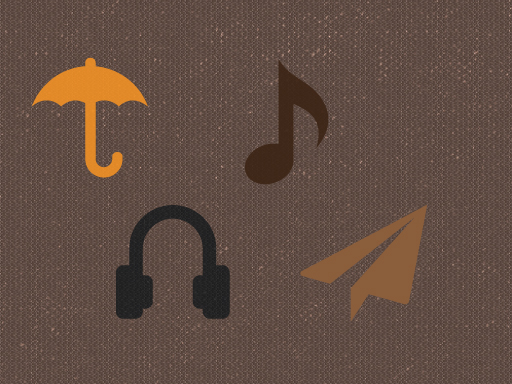
#> input picture Day3/3_1/symbols.jpg, 512 x 384 px
$ python 'wks3_1 - Li Ming.py'
#> lines starting #> are read from the running program, lines starting #| are printed output that depends on the picture; after the words box and inside, x2 and y2 are one past the last pixel; in counts of white or black regions, pixels touching at a corner belong together
#> further down, imgcolor is the input picture: shape (384, 512, 3); mean B, G, R 66.7, 77.2, 98.3
#> `gray = cv2.cvtColor(noiserem,cv2.COLOR_BGR2GRAY)`:
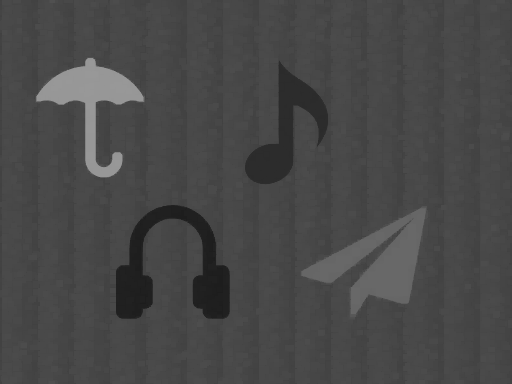
#> gray: shape (384, 512); min 28, max 152, mean 72.1
### Day3/3_1/morphsnakes.py
# -*- coding: utf-8 -*-

"""
====================
Morphological Snakes
====================

*Morphological Snakes* [1]_ are a family of methods for image segmentation.
Their behavior is similar to that of active contours (for example, *Geodesic
Active Contours* [2]_ or *Active Contours without Edges* [3]_). However,
*Morphological Snakes* use morphological operators (such as dilation or
erosion) over a binary array instead of solving PDEs over a floating point
array, which is the standard approach for active contours. This makes
*Morphological Snakes* faster and numerically more stable than their
traditional counterpart.

There are two *Morphological Snakes* methods available in this implementation:
*Morphological Geodesic Active Contours* (**MorphGAC**, implemented in the
function ``morphological_geodesic_active_contour``) and *Morphological Active
Contours without Edges* (**MorphACWE**, implemented in the function
``morphological_chan_vese``).

**MorphGAC** is suitable for images with visible contours, even when these
contours might be noisy, cluttered, or partially unclear. It requires, however,
that the image is preprocessed to highlight the contours. This can be done
using the function ``inverse_gaussian_gradient``, although the user might want
to define their own version. The quality of the **MorphGAC** segmentation
depends greatly on this preprocessing step.

On the contrary, **MorphACWE** works well when the pixel values of the inside
and the outside regions of the object to segment have different averages.
Unlike **MorphGAC**, **MorphACWE** does not require that the contours of the
object are well defined, and it works over the original image without any
preceding processing. This makes **MorphACWE** easier to use and tune than
**MorphGAC**.

References
----------

.. [1] A Morphological Approach to Curvature-based Evolution of Curves and
       Surfaces, Pablo Márquez-Neila, Luis Baumela and Luis Álvarez. In IEEE
       Transactions on Pattern Analysis and Machine Intelligence (PAMI),
       2014, DOI 10.1109/TPAMI.2013.106
.. [2] Geodesic Active Contours, Vicent Caselles, Ron Kimmel and Guillermo
       Sapiro. In International Journal of Computer Vision (IJCV), 1997,
       DOI:10.1023/A:1007979827043
.. [3] Active Contours without Edges, Tony Chan and Luminita Vese. In IEEE
       Transactions on Image Processing, 2001, DOI:10.1109/83.902291

"""
__author__ = "P. Márquez Neila <p.mneila@upm.es>"


from itertools import cycle

import numpy as np
from scipy import ndimage as ndi
from matplotlib import pyplot as plt

__all__ = ['morphological_chan_vese',
           'morphological_geodesic_active_contour',
           'inverse_gaussian_gradient',
           'circle_level_set',
           'checkerboard_level_set'
          ]


__version__ = (2, 0, 1)
__version_str__ = ".".join(map(str, __version__))


class _fcycle(object):

    def __init__(self, iterable):
        """Call functions from the iterable each time it is called."""
        self.funcs = cycle(iterable)

    def __call__(self, *args, **kwargs):
        f = next(self.funcs)
        return f(*args, **kwargs)


# SI and IS operators for 2D and 3D.
_P2 = [np.eye(3),
       np.array([[0, 1, 0]] * 3),
       np.flipud(np.eye(3)),
       np.rot90([[0, 1, 0]] * 3)]
_P3 = [np.zeros((3, 3, 3)) for i in range(9)]

_P3[0][:, :, 1] = 1
_P3[1][:, 1, :] = 1
_P3[2][1, :, :] = 1
_P3[3][:, [0, 1, 2], [0, 1, 2]] = 1
_P3[4][:, [0, 1, 2], [2, 1, 0]] = 1
_P3[5][[0, 1, 2], :, [0, 1, 2]] = 1
_P3[6][[0, 1, 2], :, [2, 1, 0]] = 1
_P3[7][[0, 1, 2], [0, 1, 2], :] = 1
_P3[8][[0, 1, 2], [2, 1, 0], :] = 1


def sup_inf(u):
    """SI operator."""

    if np.ndim(u) == 2:
        P = _P2
    elif np.ndim(u) == 3:
        P = _P3
    else:
        raise ValueError("u has an invalid number of dimensions "
                         "(should be 2 or 3)")

    erosions = []
    for P_i in P:
        erosions.append(ndi.binary_erosion(u, P_i))

    return np.array(erosions, dtype=np.int8).max(0)


def inf_sup(u):
    """IS operator."""

    if np.ndim(u) == 2:
        P = _P2
    elif np.ndim(u) == 3:
        P = _P3
    else:
        raise ValueError("u has an invalid number of dimensions "
                         "(should be 2 or 3)")

    dilations = []
    for P_i in P:
        dilations.append(ndi.binary_dilation(u, P_i))

    return np.array(dilations, dtype=np.int8).min(0)


_curvop = _fcycle([lambda u: sup_inf(inf_sup(u)),   # SIoIS
                   lambda u: inf_sup(sup_inf(u))])  # ISoSI


def _check_input(image, init_level_set):
    """Check that shapes of `image` and `init_level_set` match."""
    if not image.ndim in [2, 3]:
        raise ValueError("`image` must be a 2 or 3-dimensional array.")

    if len(image.shape) != len(init_level_set.shape):
        raise ValueError("The dimensions of the initial level set do not "
                         "match the dimensions of the image.")


def _init_level_set(init_level_set, image_shape):
    """Auxiliary function for initializing level sets with a string.

    If `init_level_set` is not a string, it is returned as is.
    """
    if isinstance(init_level_set, str):
        if init_level_set == 'checkerboard':
            res = checkerboard_level_set(image_shape)
        elif init_level_set == 'circle':
            res = circle_level_set(image_shape)
        else:
            raise ValueError("`init_level_set` not in "
                             "['checkerboard', 'circle']")
    else:
        res = init_level_set
    return res


def circle_level_set(image_shape, center=None, radius=None):
    """Create a circle level set with binary values.

    Parameters
    ----------
    image_shape : tuple of positive integers
        Shape of the image
    center : tuple of positive integers, optional
        Coordinates of the center of the circle given in (row, column). If not
        given, it defaults to the center of the image.
    radius : float, optional
        Radius of the circle. If not given, it is set to the 75% of the
        smallest image dimension.

    Returns
    -------
    out : array with shape `image_shape`
        Binary level set of the circle with the given `radius` and `center`.

    See also
    --------
    checkerboard_level_set
    """

    if center is None:
        center = tuple(i // 2 for i in image_shape)

    if radius is None:
        radius = min(image_shape) * 3.0 / 8.0

    grid = np.mgrid[[slice(i) for i in image_shape]]
    grid = (grid.T - center).T
    phi = radius - np.sqrt(np.sum((grid)**2, 0))
    res = np.int8(phi > 0)
    return res


# [26 lines left out: function checkerboard_level_set, not called in this run]


def inverse_gaussian_gradient(image, alpha=100.0, sigma=5.0):
    """Inverse of gradient magnitude.

    Compute the magnitude of the gradients in the image and then inverts the
    result in the range [0, 1]. Flat areas are assigned values close to 1,
    while areas close to borders are assigned values close to 0.

    This function or a similar one defined by the user should be applied over
    the image as a preprocessing step before calling
    `morphological_geodesic_active_contour`.

    Parameters
    ----------
    image : (M, N) or (L, M, N) array
        Grayscale image or volume.
    alpha : float, optional
        Controls the steepness of the inversion. A larger value will make the
        transition between the flat areas and border areas steeper in the
        resulting array.
    sigma : float, optional
        Standard deviation of the Gaussian filter applied over the image.

    Returns
    -------
    gimage : (M, N) or (L, M, N) array
        Preprocessed image (or volume) suitable for
        `morphological_geodesic_active_contour`.
    """
#> called with alpha = 700, sigma = 3
    gradnorm = ndi.gaussian_gradient_magnitude(image, sigma, mode='nearest')
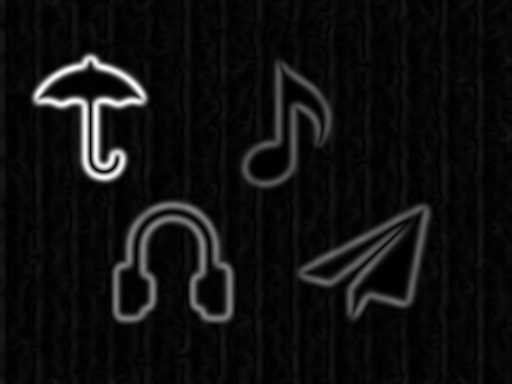
#> gradnorm: shape (384, 512) float64; min 0, max 0.0421, mean 0.00263; drawn with min black and max white
    return 1.0 / np.sqrt(1.0 + alpha * gradnorm)
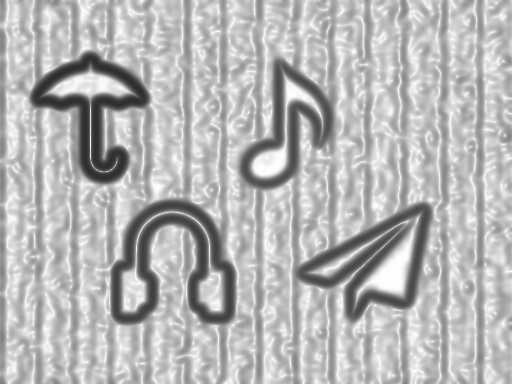
#> returned value: shape (384, 512) float64; min 0.181, max 1, mean 0.714


# [102 lines left out: function morphological_chan_vese, not called in this run]


def morphological_geodesic_active_contour(gimage, iterations,
                                          init_level_set='circle', smoothing=1,
                                          threshold='auto', balloon=0,
                                          iter_callback=lambda x: None):
    """Morphological Geodesic Active Contours (MorphGAC).

    Geodesic active contours implemented with morphological operators. It can
    be used to segment objects with visible but noisy, cluttered, broken
    borders.

    Parameters
    ----------
    gimage : (M, N) or (L, M, N) array
        Preprocessed image or volume to be segmented. This is very rarely the
        original image. Instead, this is usually a preprocessed version of the
        original image that enhances and highlights the borders (or other
        structures) of the object to segment.
        `morphological_geodesic_active_contour` will try to stop the contour
        evolution in areas where `gimage` is small. See
        `morphsnakes.inverse_gaussian_gradient` as an example function to
        perform this preprocessing. Note that the quality of
        `morphological_geodesic_active_contour` might greatly depend on this
        preprocessing.
    iterations : uint
        Number of iterations to run.
    init_level_set : str, (M, N) array, or (L, M, N) array
        Initial level set. If an array is given, it will be binarized and used
        as the initial level set. If a string is given, it defines the method
        to generate a reasonable initial level set with the shape of the
        `image`. Accepted values are 'checkerboard' and 'circle'. See the
        documentation of `checkerboard_level_set` and `circle_level_set`
        respectively for details about how these level sets are created.
    smoothing : uint, optional
        Number of times the smoothing operator is applied per iteration.
        Reasonable values are around 1-4. Larger values lead to smoother
        segmentations.
    threshold : float, optional
        Areas of the image with a value smaller than this threshold will be
        considered borders. The evolution of the contour will stop in this
        areas.
    balloon : float, optional
        Balloon force to guide the contour in non-informative areas of the
        image, i.e., areas where the gradient of the image is too small to push
        the contour towards a border. A negative value will shrink the contour,
        while a positive value will expand the contour in these areas. Setting
        this to zero will disable the balloon force.
    iter_callback : function, optional
        If given, this function is called once per iteration with the current
        level set as the only argument. This is useful for debugging or for
        plotting intermediate results during the evolution.

    Returns
    -------
    out : (M, N) or (L, M, N) array
        Final segmentation (i.e., the final level set)

    See also
    --------
    inverse_gaussian_gradient, circle_level_set, checkerboard_level_set

    Notes
    -----

    This is a version of the Geodesic Active Contours (GAC) algorithm that uses
    morphological operators instead of solving partial differential equations
    (PDEs) for the evolution of the contour. The set of morphological operators
    used in this algorithm are proved to be infinitesimally equivalent to the
    GAC PDEs (see [1]_). However, morphological operators are do not suffer
    from the numerical stability issues typically found in PDEs (e.g., it is
    not necessary to find the right time step for the evolution), and are
    computationally faster.

    The algorithm and its theoretical derivation are described in [1]_.

    References
    ----------
    .. [1] A Morphological Approach to Curvature-based Evolution of Curves and
           Surfaces, Pablo Márquez-Neila, Luis Baumela, Luis Álvarez. In IEEE
           Transactions on Pattern Analysis and Machine Intelligence (PAMI),
           2014, DOI 10.1109/TPAMI.2013.106
    """
#> called with iterations = 500, smoothing = 1, threshold = 0.5, balloon = -1

    image = gimage
    init_level_set = _init_level_set(init_level_set, image.shape)
#> in _init_level_set, `res = init_level_set`:
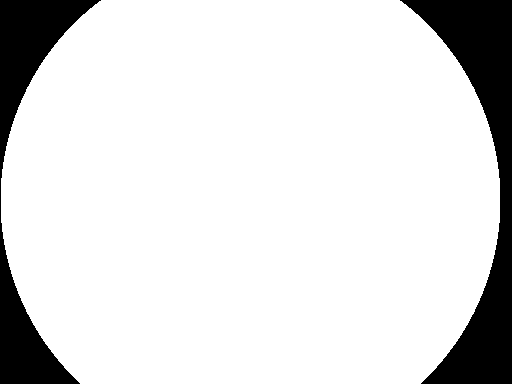
#> res: shape (384, 512) int8; values 0 (black) and 1 (white), 86.8% white; 2 black regions, box (x1, y1, x2, y2) and area: (400, 0, 512, 384) 15043, (0, 0, 101, 384) 10819

    _check_input(image, init_level_set)

    if threshold == 'auto':
        threshold = np.percentile(image, 40)

    structure = np.ones((3,) * len(image.shape), dtype=np.int8)
#> structure = [[1, 1, 1], [1, 1, 1], [1, 1, 1]]
    dimage = np.gradient(image)
#> dimage = 2 items
    # threshold_mask = image > threshold
    if balloon != 0:
        threshold_mask_balloon = image > threshold / np.abs(balloon)
#> threshold_mask_balloon: shape (384, 512) bool; 89.4% white; 5 black regions (1 under 20 px), largest, box (x1, y1, x2, y2) and area: (111, 200, 235, 324) 6313, (30, 52, 150, 184) 5659, (295, 203, 432, 321) 5137, (240, 59, 334, 189) 3781

    u = np.int8(init_level_set > 0)

    iter_callback(u)

    for _ in range(iterations):

        # Balloon
        if balloon > 0:
            aux = ndi.binary_dilation(u, structure)
        elif balloon < 0:
            aux = ndi.binary_erosion(u, structure)
        if balloon != 0:
            u[threshold_mask_balloon] = aux[threshold_mask_balloon]

        # Image attachment
        aux = np.zeros_like(image)
        du = np.gradient(u)
        for el1, el2 in zip(dimage, du):
            aux += el1 * el2
        u[aux > 0] = 1
        u[aux < 0] = 0

        # Smoothing
        for _ in range(smoothing):
            u = _curvop(u)

        iter_callback(u)
#> this loop made 2 passes
#> pass 1, in morphological_geodesic_active_contour, `aux = ndi.binary_erosion(u, structure)`:
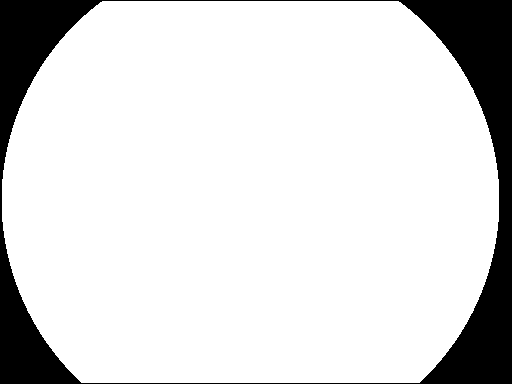
#> aux: shape (384, 512) bool; 85.9% white; 1 black region, box (x1, y1, x2, y2) and area: (0, 0, 512, 384) 27624
#> after the loop:
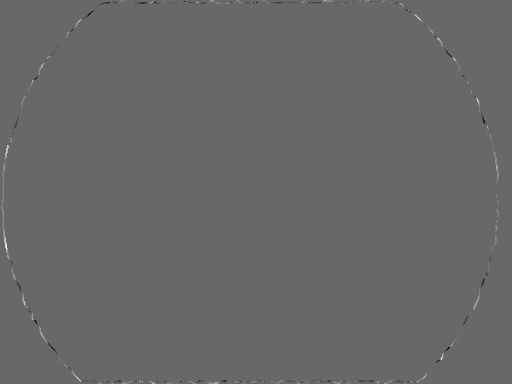
#> aux: shape (384, 512) float64; min -0.0533, max 0.0762, mean 5.04e-05; drawn with min black and max white
#> after the loop:
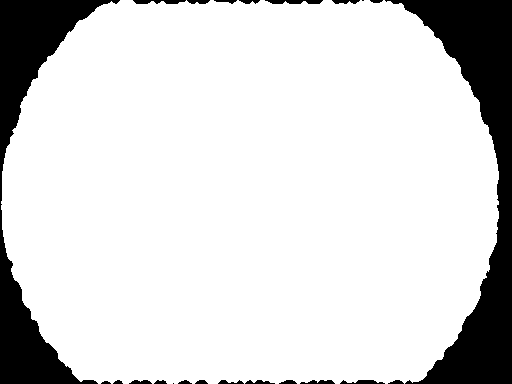
#> u: shape (384, 512) int8; values 0 (black) and 1 (white), 85.1% white; 23 black regions (2 under 20 px), largest, box (x1, y1, x2, y2) and area: (385, 0, 512, 384) 16070, (0, 0, 120, 384) 11829, (265, 0, 323, 4) 186

    return u


def visual2d(background, fig=None):
    """
    Returns a callback than can be passed as the argument `iter_callback`
    of `morphological_geodesic_active_contour` and
    `morphological_chan_vese` for visualizing the evolution
    of the levelsets. Only works for 2D images.

    Parameters
    ----------
    background : (M, N) array
        Image to be plotted as the background of the visual evolution.
    fig : matplotlib.figure.Figure
        Figure where results will be drawn. If not given, a new figure
        will be created.

    Returns
    -------
    callback : Python function
        A function that receives a levelset and updates the current plot
        accordingly. This can be passed as the `iter_callback` argument of
        `morphological_geodesic_active_contour` and
        `morphological_chan_vese`.

    """

    # Prepare the visual environment.
    if fig is None:
        fig = plt.figure()

    fig.clf()
    ax = fig.gca()
    ax.axis('off')

    if np.size(background.shape)>=3:
        ax.imshow(background)
    else:
        ax.imshow(background, cmap='gray')


    def callback(levelset):

        if not ax.collections:
            ax.contour(levelset, [0.5], colors='lawngreen')
        elif len(ax.collections) == 1:
            ax.contour(levelset, [0.5], colors='orangered')
        else:
#> (the run stopped early here; a loop or call above may not have finished)
